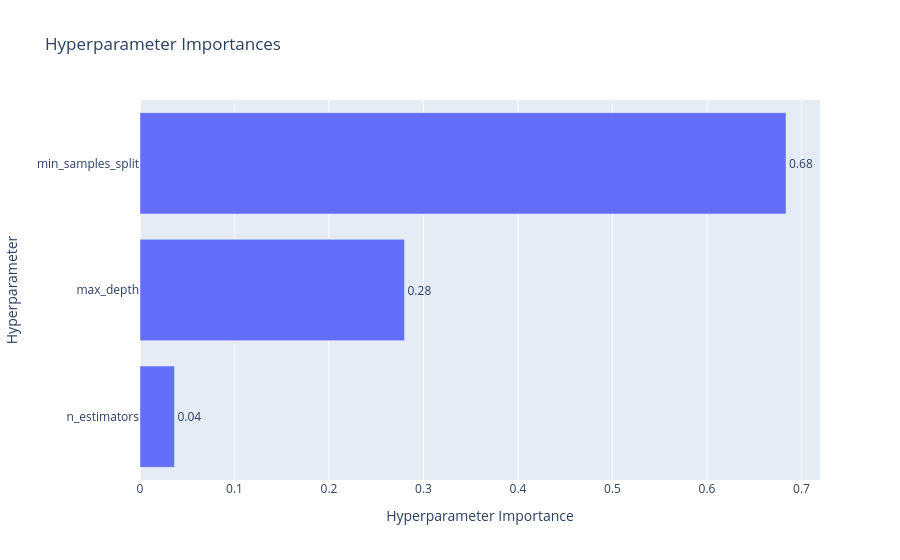

Notebook code cell kept with this figure:
### Code cell
optuna.visualization.plot_param_importances(study_rf)

### Figure 1 — Plotly figure (JSON) as saved in the notebook; plotly's stock layout.template omitted (floating-point values rounded to 4 significant figures)
{"data": [{"cliponaxis": false, "hovertemplate": ["n_estimators (IntDistribution): 0.036452759609327826<extra></extra>", "max_depth (IntDistribution): 0.27991683718333005<extra></extra>", "min_samples_split (IntDistribution): 0.683630403207342<extra></extra>"], "name": "Objective Value", "orientation": "h", "text": ["0.04", "0.28", "0.68"], "textposition": "outside", "type": "bar", "x": [0.03645, 0.2799, 0.6836], "y": ["n_estimators", "max_depth", "min_samples_split"]}], "layout": {"title": {"text": "Hyperparameter Importances"}, "xaxis": {"title": {"text": "Hyperparameter Importance"}}, "yaxis": {"title": {"text": "Hyperparameter"}}}}
